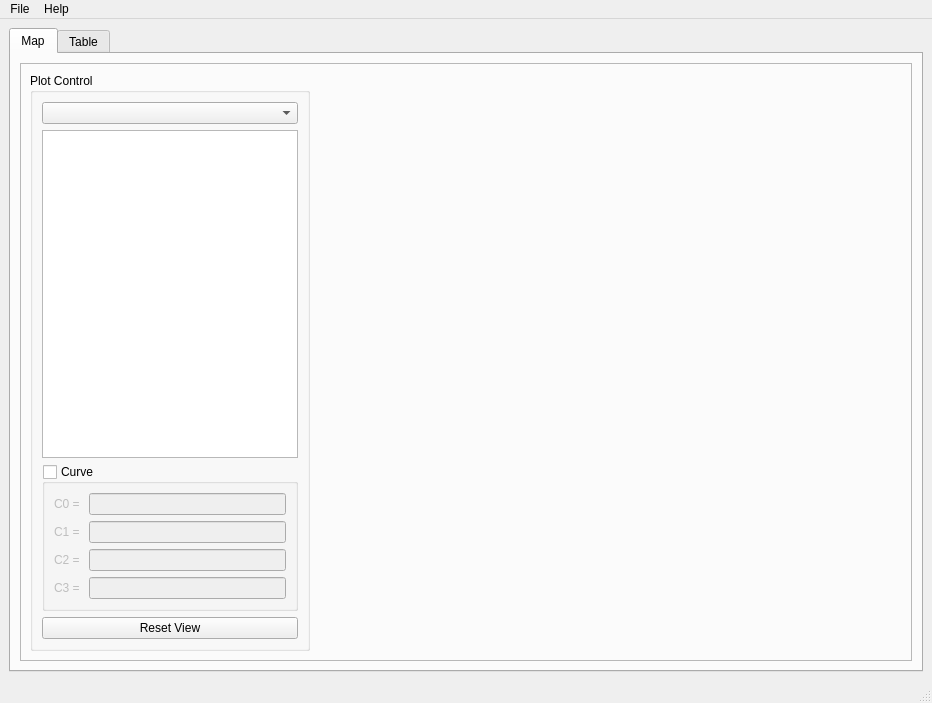
<?xml version="1.0" encoding="UTF-8"?>
<ui version="4.0">
 <class>MainWindow</class>
 <widget class="QMainWindow" name="MainWindow">
  <property name="geometry">
   <rect>
    <x>0</x>
    <y>0</y>
    <width>932</width>
    <height>703</height>
   </rect>
  </property>
  <property name="windowTitle">
   <string>MainWindow</string>
  </property>
  <widget class="QWidget" name="centralwidget">
   <layout class="QGridLayout" name="gridLayout">
    <item row="0" column="0">
     <widget class="QTabWidget" name="tabWidget">
      <property name="currentIndex">
       <number>0</number>
      </property>
      <widget class="QWidget" name="tab_GlassMap">
       <attribute name="title">
        <string>Map</string>
       </attribute>
       <layout class="QGridLayout" name="gridLayout_3">
        <item row="0" column="0">
         <widget class="QFrame" name="frame">
          <property name="frameShape">
           <enum>QFrame::StyledPanel</enum>
          </property>
          <property name="frameShadow">
           <enum>QFrame::Raised</enum>
          </property>
          <layout class="QHBoxLayout" name="horizontalLayout">
           <item>
            <widget class="QGroupBox" name="groupBox_plotControl">
             <property name="sizePolicy">
              <sizepolicy hsizetype="Fixed" vsizetype="Preferred">
               <horstretch>0</horstretch>
               <verstretch>0</verstretch>
              </sizepolicy>
             </property>
             <property name="title">
              <string>Plot Control</string>
             </property>
             <layout class="QVBoxLayout" name="verticalLayout">
              <item>
               <widget class="QComboBox" name="comboBox_plotType"/>
              </item>
              <item>
               <widget class="QTableWidget" name="tableWidget">
                <property name="sizePolicy">
                 <sizepolicy hsizetype="Minimum" vsizetype="Expanding">
                  <horstretch>0</horstretch>
                  <verstretch>0</verstretch>
                 </sizepolicy>
                </property>
               </widget>
              </item>
              <item>
               <widget class="QGroupBox" name="groupBox_curve">
                <property name="title">
                 <string>Curve</string>
                </property>
                <property name="checkable">
                 <bool>true</bool>
                </property>
                <property name="checked">
                 <bool>false</bool>
                </property>
                <layout class="QGridLayout" name="gridLayout_2">
                 <item row="2" column="1">
                  <widget class="QLineEdit" name="lineEdit_coef2"/>
                 </item>
                 <item row="0" column="1">
                  <widget class="QLineEdit" name="lineEdit_coef0"/>
                 </item>
                 <item row="0" column="0">
                  <widget class="QLabel" name="label">
                   <property name="text">
                    <string>C0 =</string>
                   </property>
                  </widget>
                 </item>
                 <item row="3" column="1">
                  <widget class="QLineEdit" name="lineEdit_coef3"/>
                 </item>
                 <item row="1" column="1">
                  <widget class="QLineEdit" name="lineEdit_coef1"/>
                 </item>
                 <item row="1" column="0">
                  <widget class="QLabel" name="label_2">
                   <property name="text">
                    <string>C1 =</string>
                   </property>
                  </widget>
                 </item>
                 <item row="2" column="0">
                  <widget class="QLabel" name="label_3">
                   <property name="text">
                    <string>C2 = </string>
                   </property>
                  </widget>
                 </item>
                 <item row="3" column="0">
                  <widget class="QLabel" name="label_4">
                   <property name="text">
                    <string>C3 =</string>
                   </property>
                  </widget>
                 </item>
                </layout>
               </widget>
              </item>
              <item>
               <widget class="QPushButton" name="button_resetView">
                <property name="text">
                 <string>Reset View</string>
                </property>
               </widget>
              </item>
             </layout>
            </widget>
           </item>
           <item>
            <widget class="QCustomPlot" name="widget" native="true"/>
           </item>
          </layout>
         </widget>
        </item>
       </layout>
      </widget>
      <widget class="QWidget" name="tab_GlassTable">
       <attribute name="title">
        <string>Table</string>
       </attribute>
       <layout class="QGridLayout" name="gridLayout_4">
        <item row="0" column="0">
         <widget class="QComboBox" name="comboBox_Supplyers"/>
        </item>
        <item row="0" column="1">
         <spacer name="horizontalSpacer">
          <property name="orientation">
           <enum>Qt::Horizontal</enum>
          </property>
          <property name="sizeHint" stdset="0">
           <size>
            <width>764</width>
            <height>20</height>
           </size>
          </property>
         </spacer>
        </item>
        <item row="1" column="0" colspan="2">
         <widget class="QTableWidget" name="tableWidget_GlassTable"/>
        </item>
       </layout>
      </widget>
     </widget>
    </item>
   </layout>
  </widget>
  <widget class="QMenuBar" name="menubar">
   <property name="geometry">
    <rect>
     <x>0</x>
     <y>0</y>
     <width>932</width>
     <height>22</height>
    </rect>
   </property>
   <widget class="QMenu" name="menuFile">
    <property name="title">
     <string>File</string>
    </property>
    <addaction name="actionLoadAGFfolder"/>
   </widget>
   <widget class="QMenu" name="menuHelp">
    <property name="title">
     <string>Help</string>
    </property>
    <addaction name="actionAbout"/>
   </widget>
   <addaction name="menuFile"/>
   <addaction name="menuHelp"/>
  </widget>
  <widget class="QStatusBar" name="statusbar"/>
  <action name="actionLoadAGFfolder">
   <property name="text">
    <string>Load AGF Folder</string>
   </property>
  </action>
  <action name="actionAbout">
   <property name="text">
    <string>About</string>
   </property>
  </action>
 </widget>
 <customwidgets>
  <customwidget>
   <class>QCustomPlot</class>
   <extends>QWidget</extends>
   <header>qcustomplot.h</header>
   <container>1</container>
  </customwidget>
 </customwidgets>
 <resources/>
 <connections/>
</ui>
